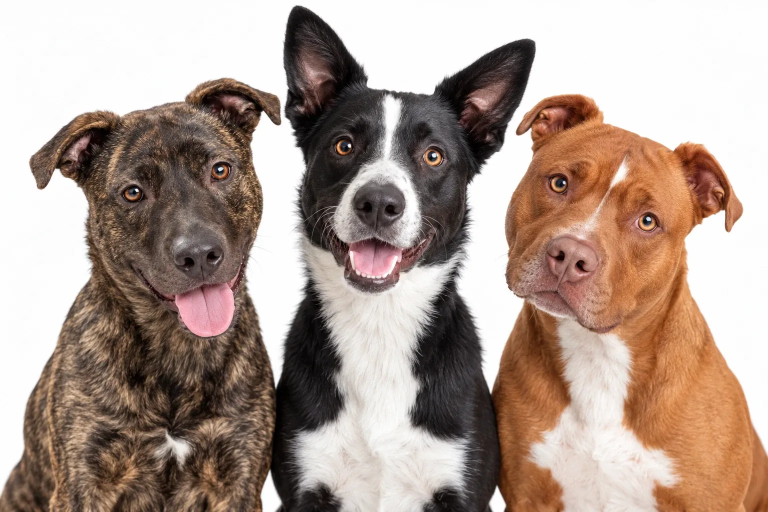
#> input picture assets/img/hero-care.webp, 1536 x 1024 px (shown at 1/2 size); its folder holds 4 pictures in this run
$ python make-pet-bubbles.py
#> lines starting #> are read from the running program, lines starting #| are printed output that depends on the picture; after the words box and inside, x2 and y2 are one past the last pixel; in counts of white or black regions, pixels touching at a corner belong together
#!/usr/bin/env python3
"""Crop circular pet portraits for the service card bubbles.

    python3 tools/make-pet-bubbles.py

The service cards carry a real animal's face rather than a line icon. Each one
is cut from a photograph the client supplied, squared on the face, masked to a
circle at 4x and downsampled so the edge stays smooth, and written to
assets/img/pets/ as WebP with an alpha channel.

Add a face by adding a row to FACES: the source image stem, a name, the centre
of the face in source pixels, and half the crop width. Run it and check the
contact sheet it prints the path to.
"""
import pathlib
import sys

from PIL import Image, ImageDraw

ROOT = pathlib.Path(__file__).resolve().parent.parent
IMG = ROOT / "assets" / "img"
OUT = IMG / "pets"
SIZE = 200          # 60px tile at just over 3x

# source stem, name, centre x, centre y, half crop width
FACES = [
    ("hero-care",   "brindle",  355,  430, 250),
    ("hero-care",   "collie",   800,  360, 260),
    ("hero-care",   "terrier", 1215,  430, 250),
    ("reviews-dog", "cocker",   400,  330, 300),
    ("cta-dog",     "shiba",    360,  330, 300),
    ("welcome-dog", "aussie",   490,  300, 270),
]


def circle(im: Image.Image, size: int) -> Image.Image:
    """Mask to a circle at 4x, then downsample — a 1x mask leaves a jagged rim."""
    im = im.convert("RGBA").resize((size, size), Image.LANCZOS)
    mask = Image.new("L", (size * 4, size * 4), 0)
    ImageDraw.Draw(mask).ellipse([0, 0, size * 4 - 1, size * 4 - 1], fill=255)
    mask = mask.resize((size, size), Image.LANCZOS)
    out = Image.new("RGBA", (size, size), (0, 0, 0, 0))
    out.paste(im, (0, 0), mask)
    return out


def main() -> int:
    OUT.mkdir(parents=True, exist_ok=True)
    made = []
    for stem, name, cx, cy, half in FACES:
        src = IMG / f"{stem}.webp"
        if not src.exists():
            sys.exit(f"make-pet-bubbles: {src.relative_to(ROOT)} is missing")
        im = Image.open(src).convert("RGBA")
        box = (max(0, cx - half), max(0, cy - half),
               min(im.width, cx + half), min(im.height, cy + half))
#> box = (105, 180, 605, 680)
        face = im.crop(box)
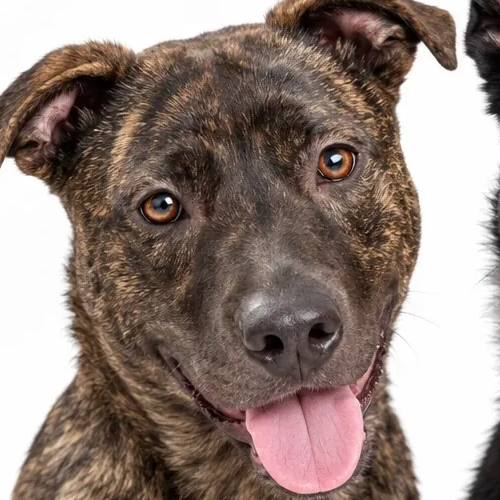
#> face: PIL image 500x500 RGBA; mean R, G, B, A 146.5, 130.3, 123, 255
        # the cut-outs are transparent behind the subject; flatten onto white so
        # the circle is opaque and does not show the page through the fur
        flat = Image.new("RGBA", face.size, (255, 255, 255, 255))
#> flat: PIL image 500x500 RGBA; every value is 255
        flat.alpha_composite(face)
        out = circle(flat, SIZE)
#> in circle, `im = im.convert("RGBA").resize((size, size), Image.LANCZOS)`:
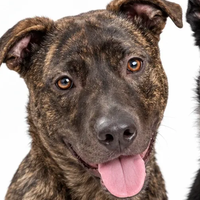
#> im: PIL image 200x200 RGBA; mean R, G, B, A 146.5, 130.3, 123, 255
#> in circle, `mask = Image.new("L", (size * 4, size * 4), 0)`: mask: PIL image 800x800 L; every value is 0
#> in circle, `ImageDraw.Draw(mask).ellipse([0, 0, size * 4 - 1, size * 4 - 1], fill=..`:
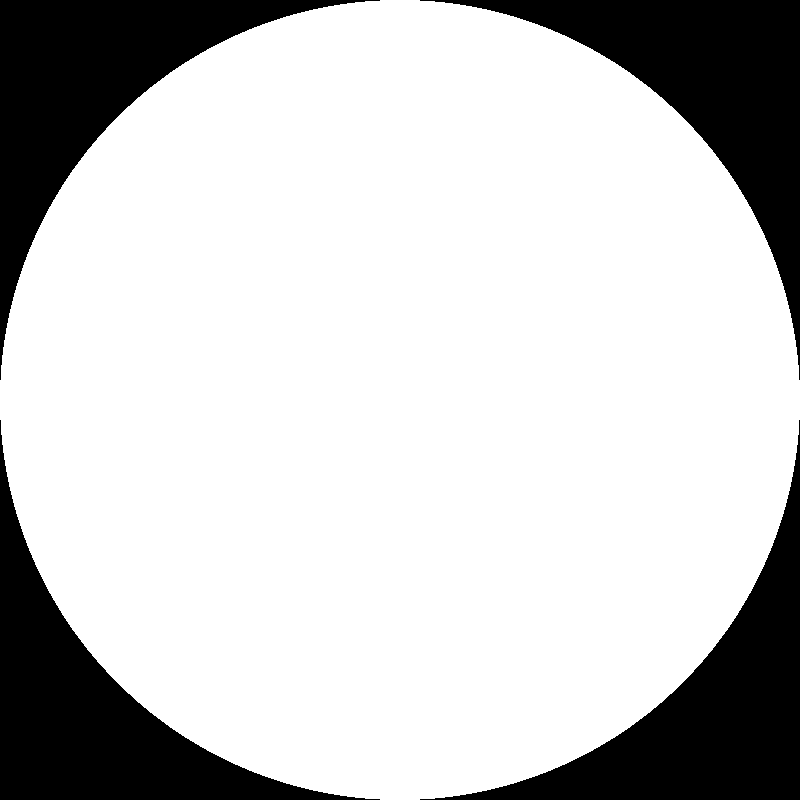
#> mask: PIL image 800x800 L; 78.5% white; 4 black regions, box (x1, y1, x2, y2) and area: (0, 0, 380, 380) 34365, (420, 0, 800, 380) 34365, (0, 420, 380, 800) 34365, (420, 420, 800, 800) 34365
#> in circle, `out = Image.new("RGBA", (size, size), (0, 0, 0, 0))`: out: PIL image 200x200 RGBA; every value is 0
#> in circle, `out.paste(im, (0, 0), mask)`:
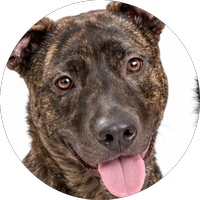
#> out: PIL image 200x200 RGBA; mean R, G, B, A 108.3, 94.1, 88.2, 200.2; transparent parts drawn white
        path = OUT / f"{name}.webp"
        out.save(path, "WEBP", quality=88, method=6)
        made.append(path)
#> (the run stopped early here; a loop or call above may not have finished)
